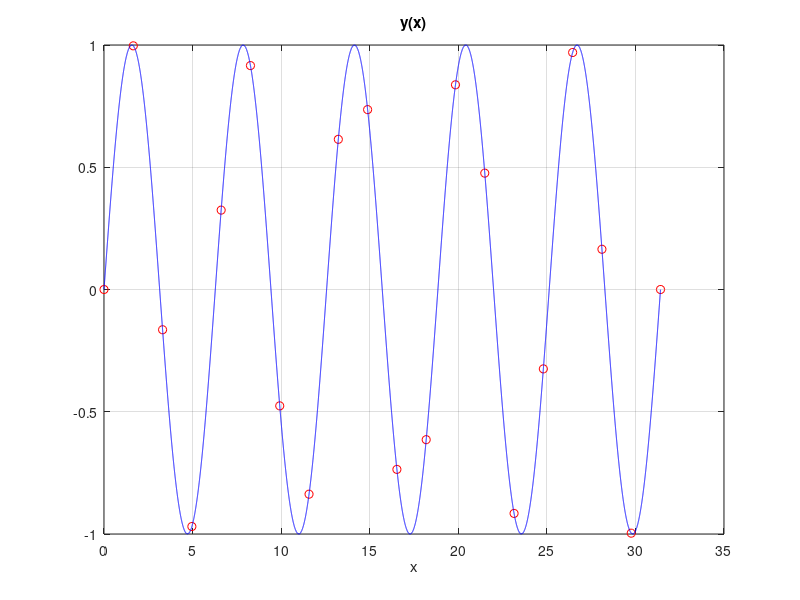
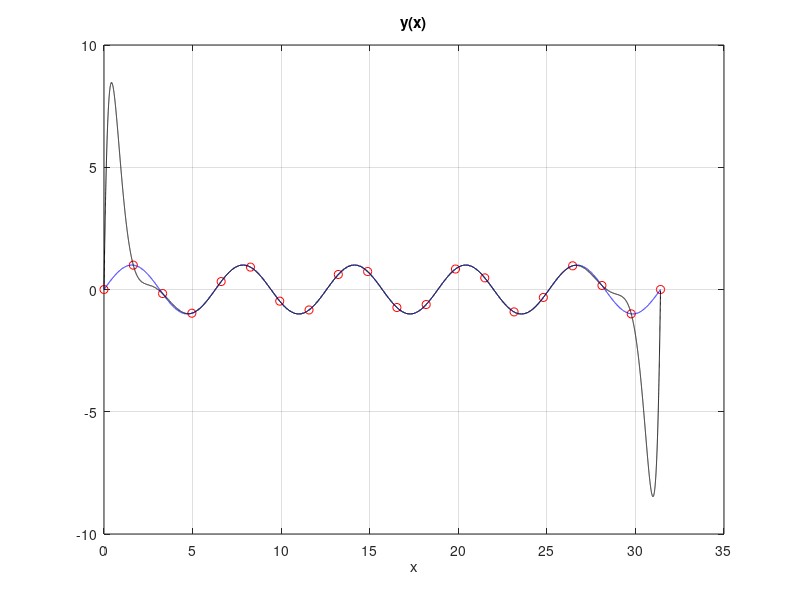
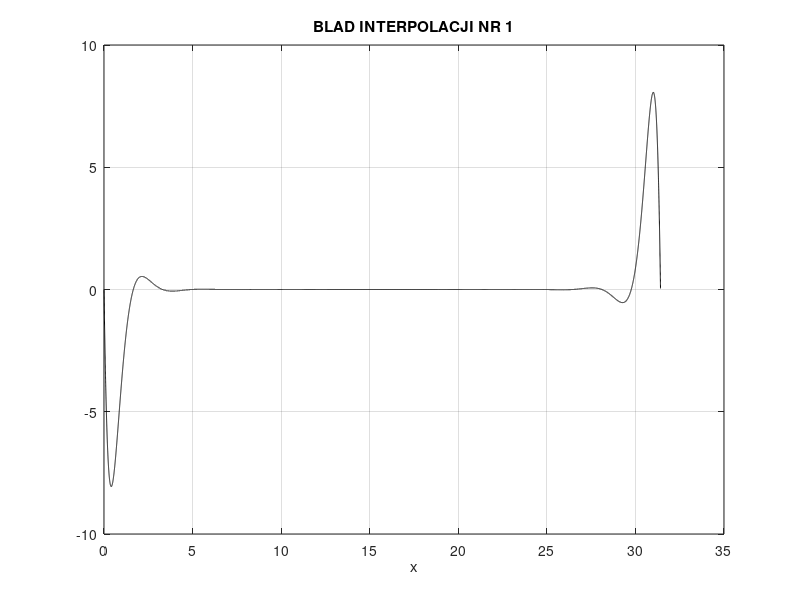
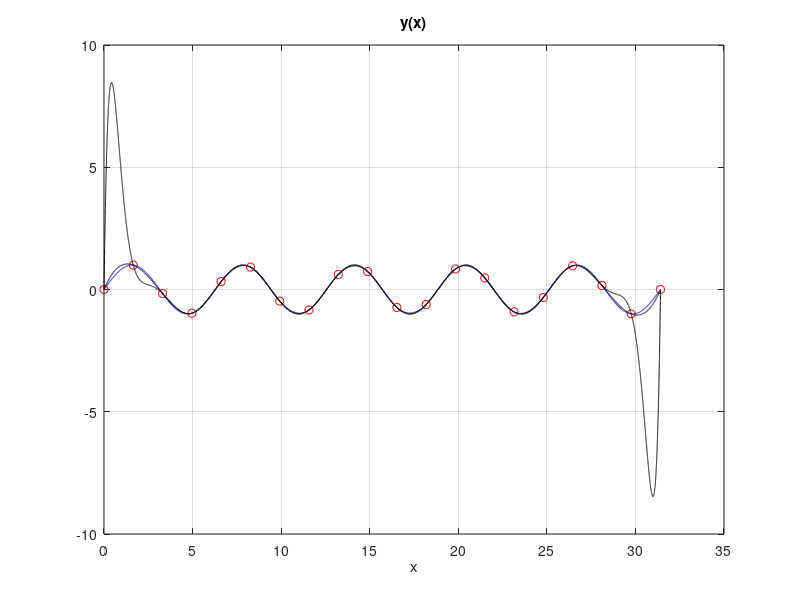

MATLAB code to generate these figures, in order:
N = 20;
xmax = 40*pi/4;
xp = 0 : xmax/(N-1) : xmax;
xd = 0 : 0.001 : xmax;
yp = sin(xp);
yd = sin(xd);
figure
plot(xp, yp, 'ro', xd, yd, 'b-');
xlabel('x');
title('y(x)');
grid;

P = N-1;
a = polyfit(xp, yp, P),

xi = xd;
yi = polyval(a,xi);
a = a(end:-1:1),
yi_moje = zeros(1, length(xi));
for k = 1:N
    yi_moje = yi_moje + a(k)*xi.^(k-1);
end
max_abs_yi = max(abs(yi - yi_moje)),

figure;
plot( xp, yp, 'ro', xd, yd, 'b-', xi, yi, 'k-' ); 
xlabel('x'); 
title('y(x)'); 
grid;

figure;
plot( xd, yd-yi, 'k-' );
xlabel('x');
title('BLAD INTERPOLACJI NR 1');
grid;

yis = interp1( xp, yp, xi, 'spline' );
figure;
plot( xp, yp, 'ro', xd, yd, 'b-', xi, yi,'k-', xi, yis, 'k-');
xlabel('x'); 
title('y(x)'); 
grid; 

figure;
plot( xd, yd - yis, 'k-' ); 
xlabel('x'); 
title('BLAD INTERPOLACJI NR 2'); 
grid; 
